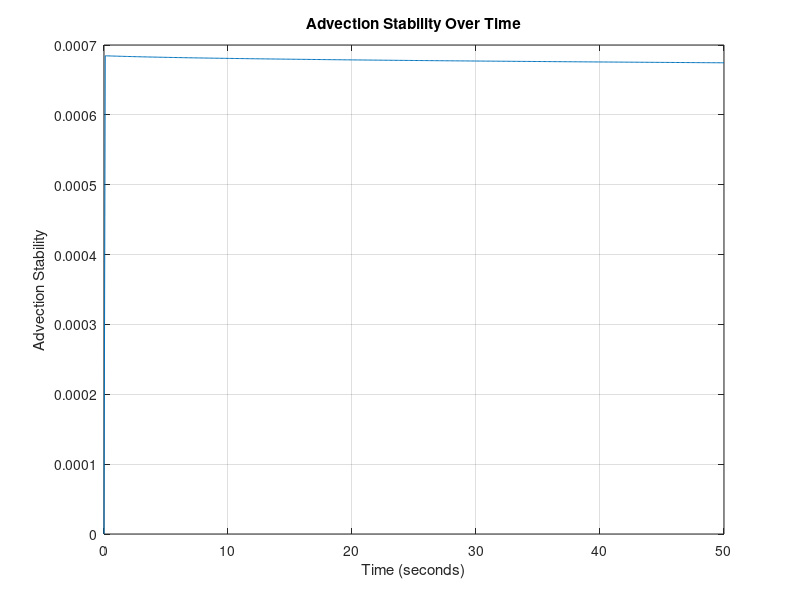
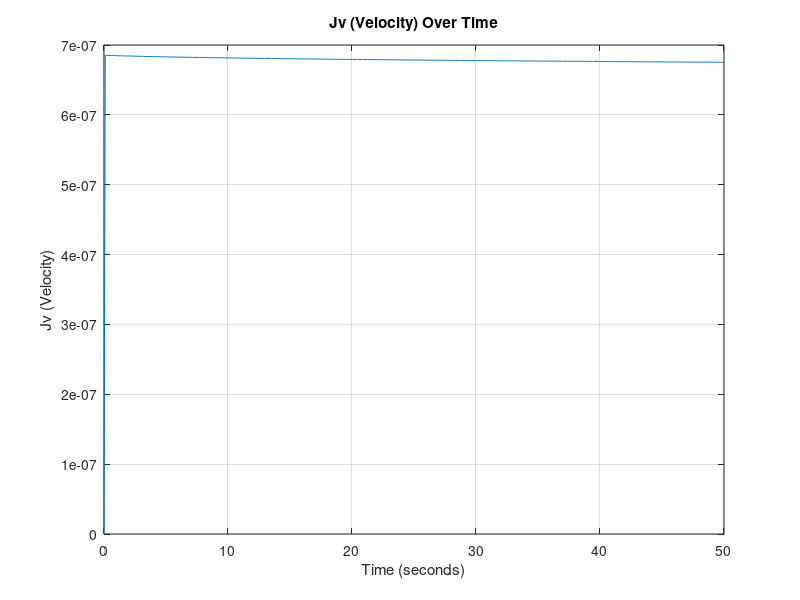
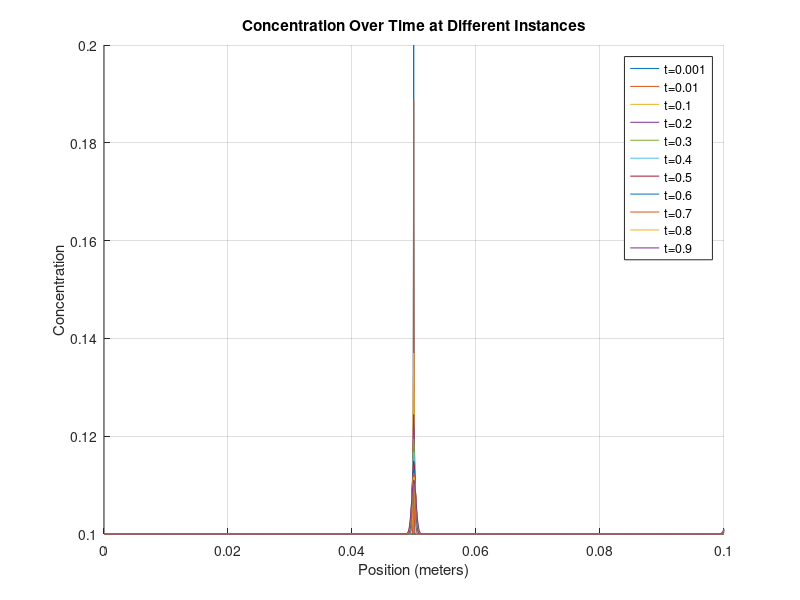
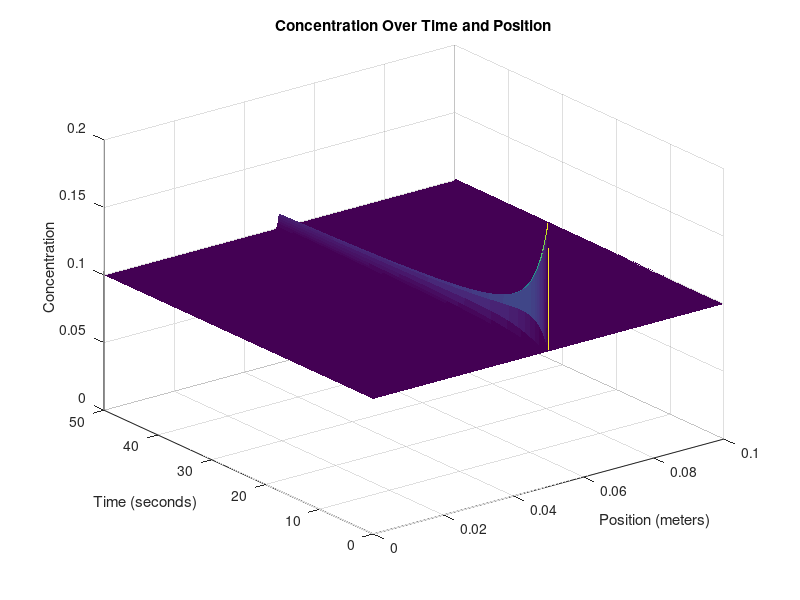

Here is the MATLAB script that generated these plots, in order:
%__Gruppe 3-Simulering-3.Sem__
clear
close all
clc
%% Inital Parameters
domain_length = 0.1;   % Domain length (meters)
domain_steps = 1000;    % Number of spatial domain_steps points
dx = domain_length / (domain_steps - 1); % Position discretization

time_length = 50;      % Time length (seconds)
time_steps = 500;       % Number of time steps
dt = time_length / time_steps; % Temporal discretization

% DEFINED VARIABLES
D = 1.464*10^-9; % Diffusivity coefficient H2PO4- in water [m^2 s^-1]
feed_conc = 0.1; % Constant solute concentration at the first cell 0.1 molar [H2PO4-]
TMP = 5; %TMP: Transmembrane Pressure [bar]

area = 0.001; % Area of the membrane surface [m^2]
kw = 5.7311*10^(-7); % Initial water permeability m^3 m^-2 bar^-1 s^-1 
my = 0.891*10^-9; % Water viscosity [Bar∙s]
Rm = 1/(my*kw); % Rejection of water at the membrane (σ) [procentage]

alpha = 9.7915*10^12; % Specific resistance of fouling [m mol m^3]

sig_m = 0.1; % Rejection of ions 

% PHYSICAL CONSTANTS
R= 0.0831415; % Gasconstant [L Bar mol^-1 K^-1]
T= 273.15+25; %Temperature [K]
F= 96.485; %Faraday[C/mol]

% Anonymous functions
%Lv = @(time) kw*exp(-kb*time); %Water permeability dependent on Fouling

percip_rate = @(conc) 0.3822436157/(1+2.6885457349*exp(-13.1198866*conc)); % The rate of percipitation
Rf = @(conc) alpha*(percip_rate(conc)/area); % Rate of fouling
Lv = @(conc) 1/(my*(Rm+Rf(conc))); % Water permeability dependent on fouling

% Percipitation array - WORK IN PROGRESS
%P = zeros(domain_length,);

% Create a grid for space and time
x = linspace(0, domain_length, domain_steps);
t = linspace(0, time_length, time_steps);

% Initialize the concentration array AND Initial condition (1D)
C = zeros(domain_steps, time_steps)+0.1; % 0.1 molar [H2PO4] at pH 2.9
C(domain_steps/2) = 0.2;

%Diffusive Stability
DS = D*dt/dx^2;
fprintf('\n Diffusivity Stability = %f', DS);
if DS>0.5 
   fprintf(2,'\n ERROR: Stabilitetsfejl');
else
    fprintf('\n Stable Diffusion Model !!');
end


%% Time-stepping loop
for j = 2:time_steps
    for i = 1:domain_steps
        LastC=C(i,j-1);
        Jv = (Lv(LastC)*(TMP-(1*R*T*(C(domain_steps, j-1)))));  % Volume flux = Jv ,  in terms of osmotic pressure (TMP, R, T, delta_C) and Lv. [m/s]
        %Jv = (Lv*(TMP-(1*R*T*(C(domain_steps, j-1)))));
        C(1, :) = feed_conc; % Set the leftmost boundary to 0.1
        % Calculate the second derivative in x direction
        if i == 1 %__First Cell__
            d2Cdx2 = 0;
            dCdt_advection = 0;

        elseif i == domain_steps %__Membrane Cell___
            % No right neighbor at the last cell and MEMBRANE
            d2Cdx2 = (D * (C(domain_steps - 1, j-1) - C(domain_steps, j-1)) / dx^2) + C(i,j-1)*(sig_m)*Jv/(dx);
        else    %__Normal Cells__
            % Calculate the second derivative normally
            d2Cdx2 = D * (C(i + 1, j-1) - 2 * C(i, j-1) + C(i - 1, j-1)) / dx^2;
            % Apply advection term
            dCdt_advection = -Jv * (C(i, j-1) - C(i-1, j-1)) / dx;
        end
        % Apply the diffusion-advection-(electromigration) equation
        C(i, j) = C(i, j-1) + dt * (d2Cdx2 + dCdt_advection);
        Jv_values(j) = Jv; % Plot values
        AS(j) = Jv * dt/dx; % Stability plot values
    end
end

%% 2D Plots

% Plot Advection Stability (DS) values over time

figure;
plot(t, AS);
xlabel('Time (seconds)');
ylabel('Advection Stability');
title('Advection Stability Over Time');
grid on;

% Plot Jv values over time
figure;
plot(t, Jv_values);
xlabel('Time (seconds)');
ylabel('Jv (Velocity)');
title('Jv (Velocity) Over Time');
grid on;


% Define fractions of time steps you want to visualize
time_fraction = [0.001, 0.01, 0.1, 0.2, 0.3, 0.4, 0.5, 0.6, 0.7, 0.8, 0.9];  % For example, 0.1 corresponds to 10% of time steps

% Calculate the corresponding time indices
time_instances = round(time_fraction * time_steps);

% Create a figure for the first plot
figure;
hold on;

% Plot concentration at specific time instances
for i = 1:length(time_instances)
    time_index = time_instances(i);
    plot(x, C(:, time_index));
end

xlabel('Position (meters)');
ylabel('Concentration');
title('Concentration Over Time at Different Instances');

% Add a legend for clarity
legend(arrayfun(@(f) ['t=', num2str(f)], time_fraction, 'UniformOutput', false));

grid on;
hold off;


%% 3D Plot

% Create a 3D surface plot to visualize concentration over time and position
[T, X] = meshgrid(t, x);
figure;
h = surf(X, T, C); % Transpose removed here
xlabel('Position (meters)');
ylabel('Time (seconds)');
zlabel('Concentration');
title('Concentration Over Time and Position');

% Set axis limits to start at the origin
xlim([0, domain_length]);
ylim([0, time_length]);
zlim([0, max(C(:))]); % Assuming max(C(:)) is the maximum concentration in your data

set(h,'LineStyle','none')
%colormap(jet)
